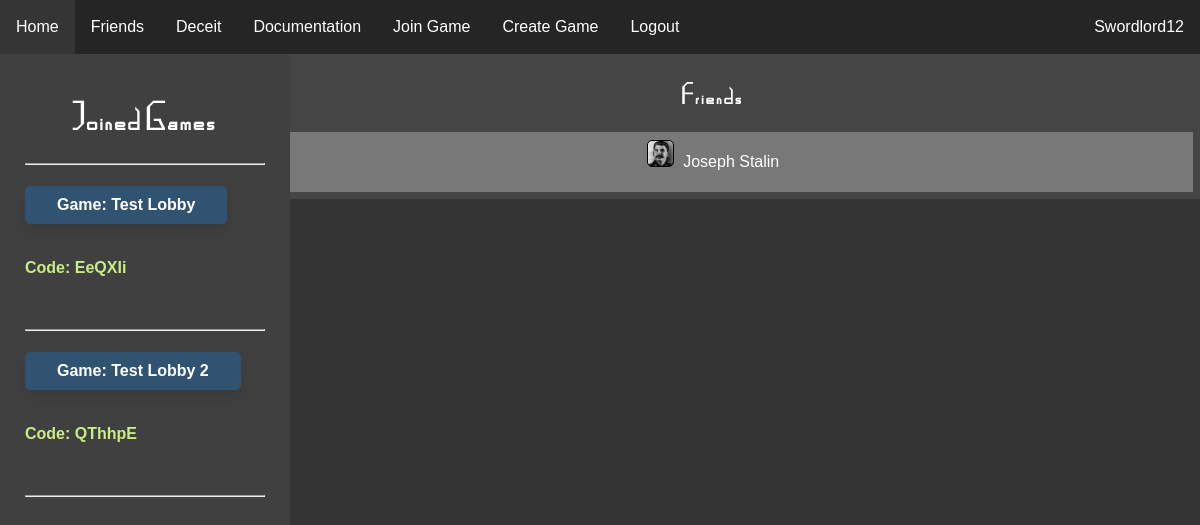
Screenshot of / (signed in) with the database file from the repository.
### website/models.py (models this page shows)
class User(db.Model, UserMixin):
    id = db.Column(db.Integer, primary_key=True)
    email = db.Column(db.String(150), unique=True)
    password = db.Column(db.String(150))
    username = db.Column(db.String(150))
    pfp = db.Column(db.String(50))
    admin = db.Column(db.String(50))

class Game(db.Model):
    id = db.Column(db.Integer, primary_key=True)
    game_name = db.Column(db.String(25))
    is_started = db.Column(db.String(5))
    code = db.Column(db.String(10), unique=True)
    host = db.Column(db.Integer, db.ForeignKey('user.id'))
    draft_pos = db.Column(db.Integer)
    ticker = db.Column(db.Integer)

### website/views.py (the view)
@views.route('/', methods=["GET", "POST"])
@login_required
def home():
    game = []
    friends = []
    for games in db.session.query(GamesJoined).filter_by(user = current_user.id):
        id = games.game
        for filtered in db.session.query(Game).filter_by(id = id):
            links = (filtered, url_for('rooms.room', game_id=id))
            game.append(links)
    friends1 = db.session.query(Friends).filter_by(user1=current_user.id)
    friends2 = db.session.query(Friends).filter_by(user2=current_user.id)
    for friend in friends1:
        print('worked')
        add = db.session.query(User).filter_by(id=friend.user2).first()
        friends.append(add)
    for friend in friends2:
        add = db.session.query(User).filter_by(id=friend.user1).first()
        friends.append(add)
    return render_template("home.html", friends=friends, user=current_user, games_joined = game)

### website/templates/home.html (shortened to what this page needs)
{% extends "base.html" %} {% block title %}Home{% endblock %}
{% block content %}
<br/>
<head>
    <link rel="stylesheet" type="text/css" href="/static/css/home.css" />
</head>
<body style="overflow:hidden">
    <div class="left-sidebar">
    {% if games_joined != [] %}
    {% set counter = 0 %}
    <div id="game_list">
        <h1 style="text-align: center;">Joined Games</h1>
    <hr>
    {% for game in games_joined %}
        {% set counter = counter+1 %}
        <h2 class="home-heading"><a class="game-link" id="game_headings{{counter}}" href={{game[1]}}>Game: {{ game[0].game_name }}</a></h2> <h4 class="game-code">Code: {{ game[0].code }}</h4> <br/>
    <hr>
    {% endfor %}
    {% else %}
        <h1>No games joined currently. Join one <a class="join-here">here</a></h1>
    {% endif %}
    <br/>
    <br/>
    <br/>
    <br/>
    <br/>
    <br/>
    </div>
    </div>
    <article class="friends">
        <h1 class="friends_title"><a class = "game-link" href="{{url_for('profiles.friends')}}">Friends</a></h1>
        {% for friend in friends %}
            <article class="individual">
                <div class="box" style="background-image:url({{friend.pfp}})"></div>
                <p style="display:inline-block">
                    <a class="game-link" style="display:inline-block" href="{{url_for('profiles.profile', user_id=friend.id)}}">{{friend.username}}</a>
                </p>
            </article>
        {% else %}
            <article class="individual">
                <p>You have no friends.</p>
            </article>
        {% endfor %}
    </article>
</body>
{% endblock %}

### website/templates/base.html (shortened to what this page needs)
<!DOCTYPE html>
<html lang="en">
<head>
    <link rel="stylesheet" type="text/css" href="/static/css/main.css" />
</head>
<body>
    <ul class="navbar">
      {% if user.is_authenticated %}
      <li><a class="nav-item nav-link" id="home" href="/">Home</a></li>
      <li><a class="nav-item nav-link" id="friends" href="/user/friends">Friends</a></li>
      <li><a class="nav-item nav-link" id="deceit" href="/deceit">Deceit</a></li>
      <li><a class="nav-item nav-link" id="docs" href="/docs/">Documentation</a></li>
      <li><a class="nav-item nav-link" id="join_game" href="/join-game">Join Game</a></li>
      <li><a class="nav-item nav-link" id="create_game" href="/create-game">Create Game</a></li>
      <li><a class="nav-item nav-link" id="logout" href="/logout">Logout</a></li>
      <li><a class="nav-user nav-link" id="user_link" href="{{url_for('profiles.profile', user_id=user.id)}}">{{ user.username }}</a></li>
      {% else %}
      <li><a class="nav-item nav-link" id="login" href="/login">Login</a></li>
      <li><a class="nav-item nav-link" id="signUp" href="/sign-up">Sign Up</a></li>
      {% endif %}
    </ul>
    <div id="main_div">
    <div class="container">
        {% block content %}
        {% endblock %}
    </div>
    </div>
</body>
</html>

### website/static/css/main.css (style rules this page uses)
#main_div { margin-top: 30px; padding: 20px; }
.game-link { text-decoration: none; color: white; }
h1 { font-family: MapGame; letter-spacing: 2px; }
body { margin: 0px; background-color: #333333; color: white; }
.navbar { list-style-type: none; margin: 0; padding: 0; overflow: hidden; background-color: #252525; position: fixed; top: 0; width: 100%; }
.nav-item { float: left; }
.nav-user { float:right; }
.nav-link { display: block; color: white; text-align: center; padding: 18px 16px; text-decoration: none; }
.box { display: inline-block; height: 25px; width: 25px; margin-bottom: 0px; margin-right: 5px; border: 1px solid black; border-radius: 5px; clear: both; background-size: 25px 25px; }
html { font-family: Arial, Helvetica, sans-serif; }

### website/static/css/home.css (style rules this page uses)
#main_div { margin-top: 36px; padding: 0px; }
.left-sidebar { width: 20%; height: 100%; padding: 25px; background-color: #404040; position: absolute; overflow-y: scroll; }
.home-heading { background-color: #315372; border: none; color: white; padding: 10px 32px; text-align: center; text-decoration: none; display: inline-block; font-size: 16px; border-radius: 5px; transition-duration: 0.4s; box-shadow: 0px 8px 15px rgba(0, 0, 0, 0.1); cursor: pointer; }
.game-code { color: #C7ED85; border-bottom: 2px black; padding-bottom: 5px; }
.friends { margin: 0; padding: 7px; background-color: #454545; width: 80%; height: 100%; float: right; text-align: center; }
.friends_title { font-weight: 700 }
.individual { padding-top: 5px; margin-top: 5px; padding-left: 3px; padding-bottom: 5px; padding-right: 3px; background-color: #787878; text-align: center; }

### rows the page displays
User: username "Swordlord12"
Game: game_name "Test Lobby", code "EeQXIi"
Game: game_name "Test Lobby 2", code "QThhpE"
User: pfp (picture), username "Joseph Stalin"
